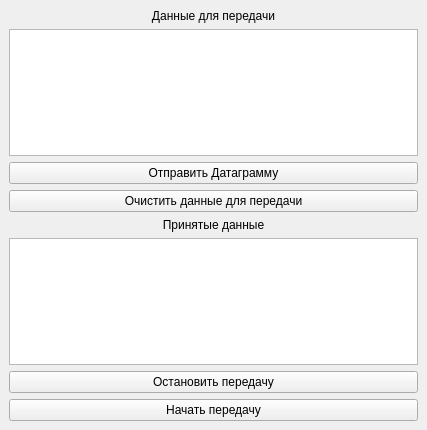
<?xml version="1.0" encoding="UTF-8"?>
<ui version="4.0">
 <class>MainWindow</class>
 <widget class="QMainWindow" name="MainWindow">
  <property name="geometry">
   <rect>
    <x>0</x>
    <y>0</y>
    <width>427</width>
    <height>430</height>
   </rect>
  </property>
  <property name="windowTitle">
   <string>MainWindow</string>
  </property>
  <widget class="QWidget" name="centralwidget">
   <layout class="QVBoxLayout" name="verticalLayout">
    <item>
     <widget class="QLabel" name="lb_transmitData">
      <property name="text">
       <string>Данные для передачи</string>
      </property>
      <property name="alignment">
       <set>Qt::AlignCenter</set>
      </property>
     </widget>
    </item>
    <item>
     <widget class="QTextEdit" name="te_transmit"/>
    </item>
    <item>
     <widget class="QPushButton" name="pb_send">
      <property name="text">
       <string>Отправить Датаграмму</string>
      </property>
     </widget>
    </item>
    <item>
     <widget class="QPushButton" name="pb_clear">
      <property name="text">
       <string>Очистить данные для передачи</string>
      </property>
     </widget>
    </item>
    <item>
     <widget class="QLabel" name="lb_receiveData">
      <property name="text">
       <string>Принятые данные</string>
      </property>
      <property name="alignment">
       <set>Qt::AlignCenter</set>
      </property>
     </widget>
    </item>
    <item>
     <widget class="QTextEdit" name="te_result"/>
    </item>
    <item>
     <widget class="QPushButton" name="pb_stop">
      <property name="text">
       <string>Остановить передачу</string>
      </property>
     </widget>
    </item>
    <item>
     <widget class="QPushButton" name="pb_start">
      <property name="text">
       <string>Начать передачу</string>
      </property>
     </widget>
    </item>
   </layout>
  </widget>
 </widget>
 <tabstops>
  <tabstop>te_transmit</tabstop>
  <tabstop>pb_send</tabstop>
  <tabstop>pb_clear</tabstop>
  <tabstop>te_result</tabstop>
  <tabstop>pb_stop</tabstop>
  <tabstop>pb_start</tabstop>
 </tabstops>
 <resources/>
 <connections>
  <connection>
   <sender>pb_clear</sender>
   <signal>clicked()</signal>
   <receiver>te_transmit</receiver>
   <slot>clear()</slot>
   <hints>
    <hint type="sourcelabel">
     <x>246</x>
     <y>197</y>
    </hint>
    <hint type="destinationlabel">
     <x>298</x>
     <y>102</y>
    </hint>
   </hints>
  </connection>
 </connections>
</ui>
